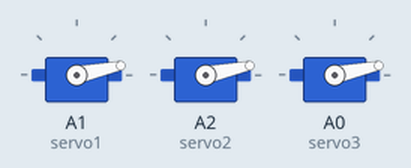
Bench run of a sketch on a simulated Arduino Uno, built with avr-gcc and run on an emulated ATmega328P. On the bench: 3 × servo.

Above: at 0.05 s.
At 0.6 s:
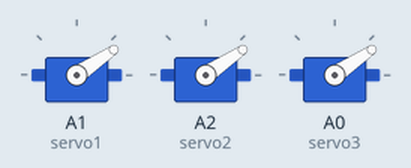
At 1.2 s:
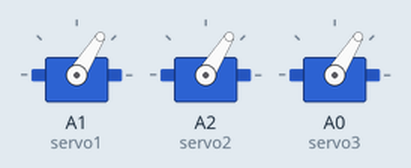
At 2.4 s:
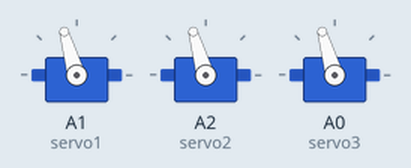
At 3.55 s:
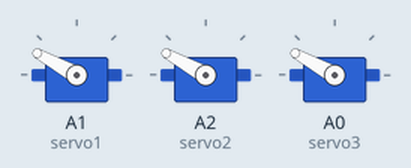
At 4.75 s:
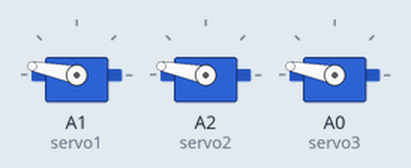
Timing chart, 0 to 6.2 s (numbered marks = the images above):
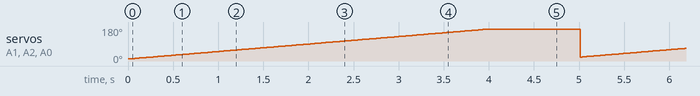

Measured:
- by itself, servo on A1 (servo1), servo on A2 (servo2), servo on A0 (servo3): ramps from 12° to 169° and jumps back, once every 4.8 s

The sketch:

servoSpeedOceane.ino
```cpp
#include <Servo.h> //import servo library

Servo servo1;//defining the first servo 're gonna use
Servo servo2;
Servo servo3;

int pos = 20; //servo1 initial position

int servoDelay = 25; //time you wait between every actions the servo does

int currentDirection=1;
int angle1=10;

void setup()
{
  servo1.attach( A1 ); //defining wich pin is controlling the servo
  servo1.write(pos);

  servo2.attach(A2 );
  servo2.write(pos);

  servo3.attach( A0 );
  servo3.write(pos);

}


void loop() {
  while(true) {
    angle1+=currentDirection;
    if (angle1<170) {
      servo1.write(angle1);
      servo2.write(angle1);
      servo3.write(angle1);
      delay(servoDelay);
    }
    else {
      delay(1000);
      angle1=20;
    }

  }

}
```
